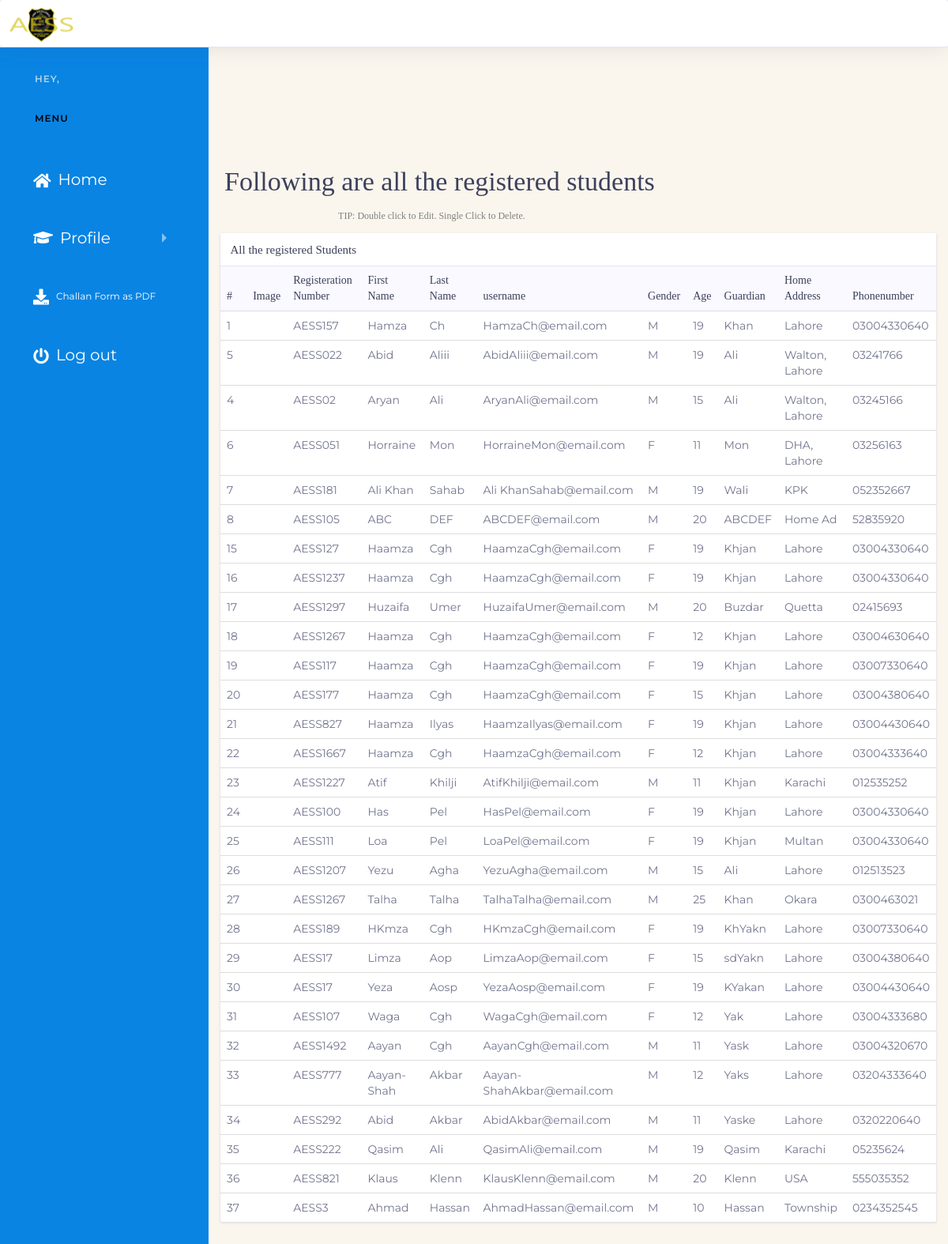
Screenshot of /pages/student/liststudents.php with the database file from the repository.
### tables this page shows
CREATE TABLE IF NOT EXISTS `students` (
  `student_id` int(11) NOT NULL AUTO_INCREMENT,
  `password` varchar(30) NOT NULL,
  `registration_num` varchar(20) DEFAULT NULL,
  `student_fname` varchar(35) DEFAULT NULL,
  `student_lname` varchar(35) DEFAULT NULL,
  `guardian_name` varchar(35) DEFAULT NULL,
  `sex` char(1) DEFAULT NULL,
  `monthly_fee` int(10) DEFAULT '0',
  `home_address` varchar(100) DEFAULT NULL,
  `phonenumber` varchar(15) DEFAULT NULL,
  `totalmarks` int(11) NOT NULL DEFAULT '0',
  `age` int(11) NOT NULL,
  `s_sid` int(11) NOT NULL DEFAULT '100',
  `registered_on` datetime NOT NULL DEFAULT CURRENT_TIMESTAMP,
  PRIMARY KEY (`student_id`),
  KEY `s_sid` (`s_sid`)
);

### pages/student/liststudents.php (the view, shortened to what this page needs)
<?php
include("sidebar.php");
include("../connection.php");
?>
<div class="dashboard-wrapper" style="background-color:#faf6ed">
     <div class="container">
          <div class="row">
               <div class="addstudenttext">
                    <h1>Following are all the registered students</h1>
                    <h6 style="color:gray">TIP: Double click to Edit. Single Click to Delete.</h6>
               </div>
               <div class="col-xl-12 col-lg-12 col-md-8 col-sm-12" id="table">
                    <div class="card">
                         <h5 class="card-header">All the registered Students</h5>
                         <div class="card-body p-0">
                              <div class="block" data-fade="true">
                                   <div class="table-responsive">
                                        <table class="table">
                                             <thead class="bg-light">
                                                  <tr class="border-0">
                                                       <th class="border-0">#</th>
                                                       <th class="border-0">Image</th>
                                                       <th class="border-0">Registeration Number</th>
                                                       <th class="border-0">First Name</th>
                                                       <th class="border-0">Last Name</th>
                                                       <th class="border-0">username</th>
                                                       <th class="border-0">Gender</th>
                                                       <th class="border-0">Age</th>
                                                       <th class="border-0">Guardian</th>
                                                       <th class="border-0">Home Address</th>
                                                       <th class="border-0">Phonenumber</th>
                                                  </tr>
                                             </thead>
                                             <tbody>
                                                  <?php
                                                  $result = $conn->query("SELECT * from students")->fetchAll(PDO::FETCH_ASSOC);
                                                  foreach ($result as $rows) {
                                                       $i = 0; ?>
                                                       <tr ondblclick="perform(this,<?php echo $rows['student_id'] ?>)">
                                                            <td id="tdid<?php echo $rows['student_id']; ?>"><?php echo $rows['student_id']; ?></td>
                                                            <td>
                                                                 <div class="m-r-10"><span class="fas fa-user fa-lg"></span></div>
                                                            </td>
                                                            <td id="tdregNum<?php echo $rows['student_id']; ?>"><?php echo $rows['registration_num']; ?></td>
                                                            <td id="tdfn<?php echo $rows['student_id']; ?>"><?php echo $rows['student_fname']; ?> </td>
                                                            <td id="tdln<?php echo $rows['student_id']; ?>"><?php echo $rows['student_lname']; ?></td>
                                                            <td id="tdun<?php echo $rows['student_id']; ?>"><?php echo $rows['student_fname'];
                                                                                                              echo $rows['student_lname'];
                                                                                                              echo "@email.com"; ?></td>
                                                            <td id="tdgen<?php echo $rows['student_id']; ?>"><?php echo $rows['sex']; ?></td>
                                                            <td id="tdage<?php echo $rows['student_id']; ?>"><?php echo $rows['age']; ?></td>
                                                            <td id="tdgdn<?php echo $rows['student_id']; ?>"><?php echo $rows['guardian_name']; ?>
                                                            <td id="tdhaddress<?php echo $rows['student_id']; ?>"><?php echo $rows['home_address']; ?>
                                                            <td id="tdphnum<?php echo $rows['student_id']; ?>"><?php echo $rows['phonenumber']; ?>
                                                            </td>
                                                       </tr>
                                                  <?php } ?>
                                             </tbody>
                                        </table>
                                   </div>
                              </div>
                         </div>
                    </div>
               </div>
          </div>
     </div>
</div>

### pages/student/sidebar.php (shortened to what this page needs)
<!DOCTYPE html>
<html lang="en">
<head>
     <link rel="stylesheet" href="https://maxcdn.bootstrapcdn.com/bootstrap/3.4.1/css/bootstrap.min.css">
     <link rel="stylesheet" href="https://use.fontawesome.com/releases/v5.6.1/css/all.css">
     <link rel="stylesheet" href="assets/vendor/bootstrap/css/bootstrap.min.css">
     <link rel="stylesheet" href="../admin/assets/libs/css/style.css">
     <link rel="stylesheet" href="assets/vendor/fonts/material-design-iconic-font/css/materialdesignicons.min.css">
</head>
<body>
     <div class="dashboard-main-wrapper">
          <div class="dashboard-header">
               <nav class="navbar navbar-expand-lg bg-white fixed-top" style="background-color: #fff !important;">
                    <a class="navbar-brand" href="dashboard.php"><img src="../../includes/img/logomain.png" class="schoollogo" width="100px" alt=""></a>
               </nav>
          </div>
          <div class="nav-left-sidebar sidebar-dark leftbar">
               <div class="menu-list" style="background-color: #0984e3;color: #fff !important;overflow: hidden;width: auto;height: 100%;">
                    <nav class="navbar navbar-expand-lg navbar-light">
                         <div class="collapse navbar-collapse" id="navbarNav">
                              <br>
                              <ul class="navbar-nav flex-column">
                                   <li class="nav-divider" style="color:lightblue">
                                        Hey, <?php if (isset($stdName)) {
                                                  echo $stdName;
                                             } ?>
                                   </li>
                                   <li class="nav-divider" style="color:black">
                                        Menu
                                   </li>
                                   <li class="nav-item">
                                        <a class="nav-link navitems" style="color:white;font-size:20px;" href="dashboard.php"><i style="font-size:20px;" class="fas fa-home"></i>Home</a>
                                   </li>
                                   <li class="nav-item">
                                        <a class="nav-link navitems" href="#" style="color:white;font-size:20px;" data-toggle="collapse" aria-expanded="false" data-target="#submenu-2" aria-controls="submenu-2"><i style="font-size:20px;" class="fa fa-graduation-cap fa-lg"></i>Profile</a>
                                   </li>
                                   <li class="nav-item">
                                        <a class="nav-link navitems" id="myBtn" style="color:white;font-size:12px;" href="download.php?id=<?php echo $stdId; ?>"><i style="font-size:20px;" class="fas fa-download"></i>Challan Form as PDF</a>
                                   </li>
                                   <li class="nav-item">
                                        <a class="nav-link navitems" id="myBtn" style="color:white;font-size:20px;" href="../../pages/admin/logout.php"><i style="font-size:20px;" class="fa fa-power-off"></i>Log out</a>
                                   </li>
                              </ul>
                         </div>
                    </nav>
               </div>
          </div>
     </div>
</body>
</html>

### pages/student/sidebar.php (style rules this page uses)
body { font-family: 'Montserrat', 'sans-serif'; }
.schoollogo { height: 119px; position: absolute; top: -27px; left: 0; }
.nav-item { margin-top: 30px; }
.fas { color: #fff !important; }
.fa { color: #fff !important; }

### pages/student/liststudents.php (style rules this page uses)
.addstudenttext { margin-top: 150px; text-align: center; }
.addstudenttext h1 { text-align: center; margin-left: 20px; }

### rows the page displays
students: student_id "1", registration_num "AESS157", student_fname "Hamza", student_lname "Ch", sex "M", age "19", guardian_name "Khan", home_address "Lahore", phonenumber "03004330640"
students: student_id "5", registration_num "AESS022", student_fname "Abid", student_lname "Aliii", sex "M", age "19", guardian_name "Ali", home_address "Walton, Lahore", phonenumber "03241766"
students: student_id "4", registration_num "AESS02", student_fname "Aryan", student_lname "Ali", sex "M", age "15", guardian_name "Ali", home_address "Walton, Lahore", phonenumber "03245166"
students: student_id "6", registration_num "AESS051", student_fname "Horraine", student_lname "Mon", sex "F", age "11", guardian_name "Mon", home_address "DHA, Lahore", phonenumber "03256163"
students: student_id "7", registration_num "AESS181", student_fname "Ali Khan", student_lname "Sahab", sex "M", age "19", guardian_name "Wali", home_address "KPK", phonenumber "052352667"
students: student_id "8", registration_num "AESS105", student_fname "ABC", student_lname "DEF", sex "M", age "20", guardian_name "ABCDEF", home_address "Home Ad", phonenumber "52835920"
students: student_id "15", registration_num "AESS127", student_fname "Haamza", student_lname "Cgh", sex "F", age "19", guardian_name "Khjan", home_address "Lahore", phonenumber "03004330640"
students: student_id "16", registration_num "AESS1237", student_fname "Haamza", student_lname "Cgh", sex "F", age "19", guardian_name "Khjan", home_address "Lahore", phonenumber "03004330640"
students: student_id "17", registration_num "AESS1297", student_fname "Huzaifa", student_lname "Umer", sex "M", age "20", guardian_name "Buzdar", home_address "Quetta", phonenumber "02415693"
students: student_id "18", registration_num "AESS1267", student_fname "Haamza", student_lname "Cgh", sex "F", age "12", guardian_name "Khjan", home_address "Lahore", phonenumber "03004630640"
students: student_id "19", registration_num "AESS117", student_fname "Haamza", student_lname "Cgh", sex "F", age "19", guardian_name "Khjan", home_address "Lahore", phonenumber "03007330640"
students: student_id "20", registration_num "AESS177", student_fname "Haamza", student_lname "Cgh", sex "F", age "15", guardian_name "Khjan", home_address "Lahore", phonenumber "03004380640"
students: student_id "21", registration_num "AESS827", student_fname "Haamza", student_lname "Ilyas", sex "F", age "19", guardian_name "Khjan", home_address "Lahore", phonenumber "03004430640"
students: student_id "22", registration_num "AESS1667", student_fname "Haamza", student_lname "Cgh", sex "F", age "12", guardian_name "Khjan", home_address "Lahore", phonenumber "03004333640"
students: student_id "23", registration_num "AESS1227", student_fname "Atif", student_lname "Khilji", sex "M", age "11", guardian_name "Khjan", home_address "Karachi", phonenumber "012535252"
students: student_id "24", registration_num "AESS100", student_fname "Has", student_lname "Pel", sex "F", age "19", guardian_name "Khjan", home_address "Lahore", phonenumber "03004330640"
students: student_id "25", registration_num "AESS111", student_fname "Loa", student_lname "Pel", sex "F", age "19", guardian_name "Khjan", home_address "Multan", phonenumber "03004330640"
students: student_id "26", registration_num "AESS1207", student_fname "Yezu", student_lname "Agha", sex "M", age "15", guardian_name "Ali", home_address "Lahore", phonenumber "012513523"
students: student_id "27", registration_num "AESS1267", student_fname "Talha", student_lname "Talha", sex "M", age "25", guardian_name "Khan", home_address "Okara", phonenumber "0300463021"
students: student_id "28", registration_num "AESS189", student_fname "HKmza", student_lname "Cgh", sex "F", age "19", guardian_name "KhYakn", home_address "Lahore", phonenumber "03007330640"
students: student_id "29", registration_num "AESS17", student_fname "Limza", student_lname "Aop", sex "F", age "15", guardian_name "sdYakn", home_address "Lahore", phonenumber "03004380640"
students: student_id "30", registration_num "AESS17", student_fname "Yeza", student_lname "Aosp", sex "F", age "19", guardian_name "KYakan", home_address "Lahore", phonenumber "03004430640"
students: student_id "31", registration_num "AESS107", student_fname "Waga", student_lname "Cgh", sex "F", age "12", guardian_name "Yak", home_address "Lahore", phonenumber "03004333680"
students: student_id "32", registration_num "AESS1492", student_fname "Aayan", student_lname "Cgh", sex "M", age "11", guardian_name "Yask", home_address "Lahore", phonenumber "03004320670"
students: student_id "33", registration_num "AESS777", student_fname "Aayan-Shah", student_lname "Akbar", sex "M", age "12", guardian_name "Yaks", home_address "Lahore", phonenumber "03204333640"
students: student_id "34", registration_num "AESS292", student_fname "Abid", student_lname "Akbar", sex "M", age "11", guardian_name "Yaske", home_address "Lahore", phonenumber "0320220640"
students: student_id "35", registration_num "AESS222", student_fname "Qasim", student_lname "Ali", sex "M", age "19", guardian_name "Qasim", home_address "Karachi", phonenumber "05235624"
students: student_id "36", registration_num "AESS821", student_fname "Klaus", student_lname "Klenn", sex "M", age "20", guardian_name "Klenn", home_address "USA", phonenumber "555035352"
students: student_id "37", registration_num "AESS3", student_fname "Ahmad", student_lname "Hassan", sex "M", age "10", guardian_name "Hassan", home_address "Township", phonenumber "0234352545"
